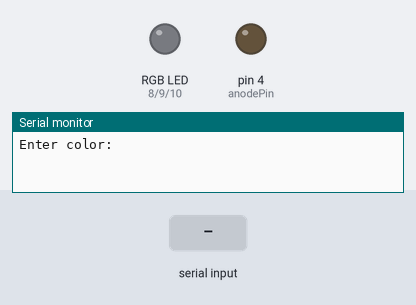
A program run on a simulated Arduino Uno, built with avr-gcc and run on an emulated ATmega328P. On the bench: an RGB LED mixed from three pins (HIGH = lit), output pins drawn as LEDs (lit = HIGH), the last lines printed to the serial monitor. The test bench sets the inputs (shaded band).

Above: at 1.2 s.
1.3 s: "1" received over Serial
At 1.9 s:
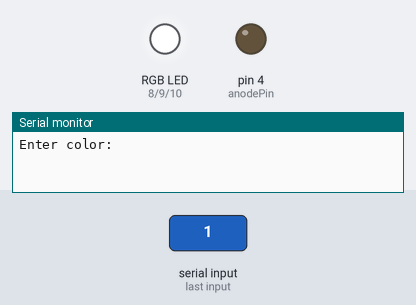
2.8 s: "red" received over Serial
At 5.0 s:
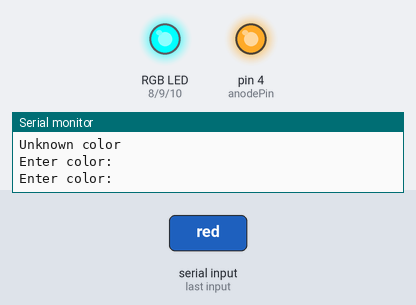
5.3 s: "green" received over Serial
At 7.0 s:
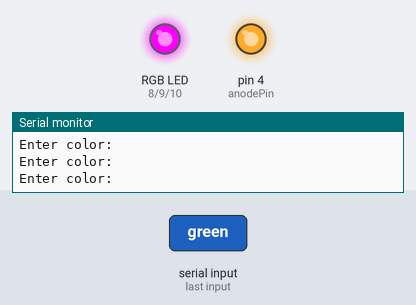
7.8 s: "blue" received over Serial
At 10.0 s:
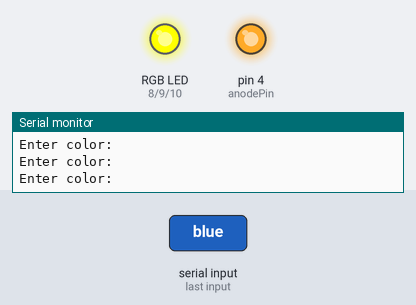
10.3 s: "aqua" received over Serial
At 12.0 s:
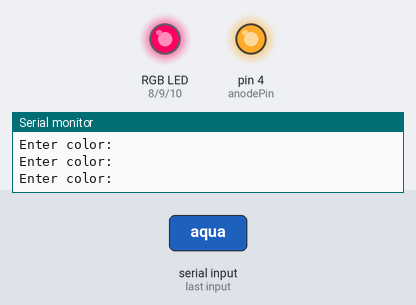
12.8 s: "0" received over Serial
At 13.1 s:
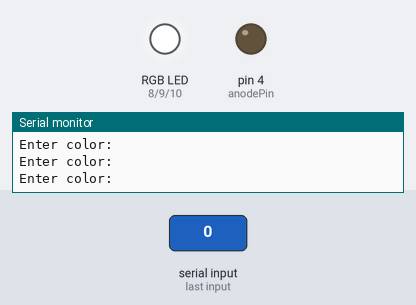
Timing chart, 0 to 15.3 s (numbered marks = the images above; inputs shaded):
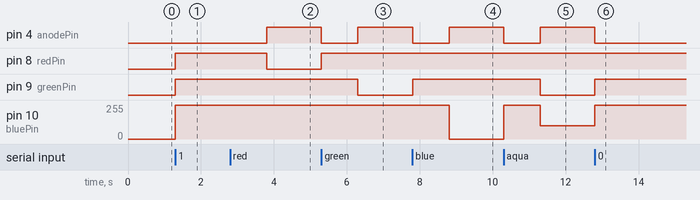

The program:

main.cpp
```cpp
#include <Arduino.h>
int redPin = 8;
int greenPin = 9;
int bluePin = 10;
int anodePin = 4;
String color;

void setup()
{
  pinMode(redPin, OUTPUT);
  pinMode(greenPin, OUTPUT);
  pinMode(bluePin, OUTPUT);
  pinMode(anodePin, OUTPUT);
  Serial.begin(9600);
}

void reset()
{
  digitalWrite(anodePin, LOW);
  digitalWrite(redPin, HIGH);
  digitalWrite(greenPin, HIGH);
  digitalWrite(bluePin, HIGH);
}

void loop()
{
  Serial.println("Enter color:");
  while (Serial.available() == 0)
  {
  }
  reset();
  color = Serial.readString();
  if (color == "red")
  {
    digitalWrite(redPin, LOW);
    digitalWrite(anodePin, HIGH);
  }
  else if (color == "green")
  {
    digitalWrite(greenPin, LOW);
    digitalWrite(anodePin, HIGH);
  }
  else if (color == "blue")
  {
    digitalWrite(bluePin, LOW);
    digitalWrite(anodePin, HIGH);
  }
  else if (color == "aqua")
  {
    digitalWrite(anodePin, HIGH);
    analogWrite(bluePin, 100);
    analogWrite(greenPin, 0);
  }
  else
  {
    Serial.println("Unknown color");
  }
}
```

Measured:
- after the input at 1.3 s, pin 8 (redPin), pin 9 (greenPin): LOW → HIGH at once; pin 10 (bluePin): 0/255 → 255/255 at once
- after the input at 2.8 s, pin 4 (anodePin): LOW → HIGH after 1.0 s; pin 8 (redPin): HIGH → LOW after 1.0 s
- after the input at 5.3 s, pin 4 (anodePin): HIGH → LOW at once, → HIGH 1.0 s later; pin 8 (redPin): LOW → HIGH at once; pin 9 (greenPin): HIGH → LOW after 1.0 s
- after the input at 7.8 s, pin 4 (anodePin): HIGH → LOW at once, → HIGH 1.0 s later; pin 9 (greenPin): LOW → HIGH at once; pin 10 (bluePin): 255/255 → 0/255 after 1.0 s
- after the input at 10.3 s, pin 4 (anodePin): HIGH → LOW at once, → HIGH 1.0 s later; pin 9 (greenPin): HIGH → LOW after 1.0 s; pin 10 (bluePin): 0/255 → 255/255 at once, → 100/255 1.0 s later
- after the input at 12.8 s, pin 4 (anodePin): HIGH → LOW at once; pin 9 (greenPin): LOW → HIGH at once; pin 10 (bluePin): 100/255 → 255/255 at once
